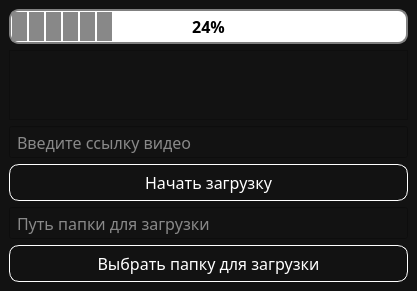
<?xml version="1.0" encoding="UTF-8"?>
<ui version="4.0">
 <class>MainWindow</class>
 <widget class="QMainWindow" name="MainWindow">
  <property name="geometry">
   <rect>
    <x>0</x>
    <y>0</y>
    <width>417</width>
    <height>290</height>
   </rect>
  </property>
  <property name="windowTitle">
   <string>Donwload Video</string>
  </property>
  <property name="styleSheet">
   <string notr="true">QWidget {
	color: #ffffff;
	background-color: #121212;
	font-family: Rubik;
	font-size: 12pt;
}
QLineEdit {
padding-left: 5px;
height: 30px;
}
QPushButton {
	background-color: transparent;
	border: 1px solid white;
	border-radius: 10px;
	height: 35px;
}

QPushButton:hover {
	background-color: #666
}

QPushButton:pressed {
	background-color: #888
}
QProgressBar {
	background-color: white;
	border-radius: 10px;
	color: black;
	border: 2px solid grey;
	text-color: black
}
QProgressBar::chunk{
	background:#888;
	margin: 0.5px;
	width: 15%
}</string>
  </property>
  <widget class="QWidget" name="centralwidget">
   <layout class="QVBoxLayout" name="verticalLayout_2">
    <item>
     <layout class="QVBoxLayout" name="verticalLayout">
      <item>
       <widget class="QProgressBar" name="progressBar">
        <property name="sizePolicy">
         <sizepolicy hsizetype="Expanding" vsizetype="Fixed">
          <horstretch>0</horstretch>
          <verstretch>0</verstretch>
         </sizepolicy>
        </property>
        <property name="font">
         <font>
          <family>Rubik</family>
          <pointsize>12</pointsize>
          <bold>true</bold>
         </font>
        </property>
        <property name="autoFillBackground">
         <bool>false</bool>
        </property>
        <property name="styleSheet">
         <string notr="true"/>
        </property>
        <property name="value">
         <number>24</number>
        </property>
        <property name="alignment">
         <set>Qt::AlignCenter</set>
        </property>
        <property name="textVisible">
         <bool>true</bool>
        </property>
        <property name="orientation">
         <enum>Qt::Horizontal</enum>
        </property>
        <property name="invertedAppearance">
         <bool>false</bool>
        </property>
        <property name="textDirection">
         <enum>QProgressBar::TopToBottom</enum>
        </property>
        <property name="format">
         <string>%p%</string>
        </property>
       </widget>
      </item>
      <item>
       <widget class="QPlainTextEdit" name="plainEdit">
        <property name="font">
         <font>
          <family>Rubik</family>
          <pointsize>12</pointsize>
         </font>
        </property>
       </widget>
      </item>
      <item>
       <widget class="QLineEdit" name="pathVideo">
        <property name="inputMask">
         <string/>
        </property>
        <property name="placeholderText">
         <string>Введите ссылку видео</string>
        </property>
       </widget>
      </item>
      <item>
       <widget class="QPushButton" name="btn_dwld">
        <property name="text">
         <string>Начать загрузку</string>
        </property>
       </widget>
      </item>
      <item>
       <widget class="QLineEdit" name="pathFile">
        <property name="inputMask">
         <string/>
        </property>
        <property name="text">
         <string/>
        </property>
        <property name="readOnly">
         <bool>true</bool>
        </property>
        <property name="placeholderText">
         <string>Путь папки для загрузки</string>
        </property>
       </widget>
      </item>
      <item>
       <widget class="QPushButton" name="btnPathFile">
        <property name="text">
         <string>Выбрать папку для загрузки</string>
        </property>
       </widget>
      </item>
     </layout>
    </item>
   </layout>
  </widget>
 </widget>
 <resources/>
 <connections/>
</ui>
